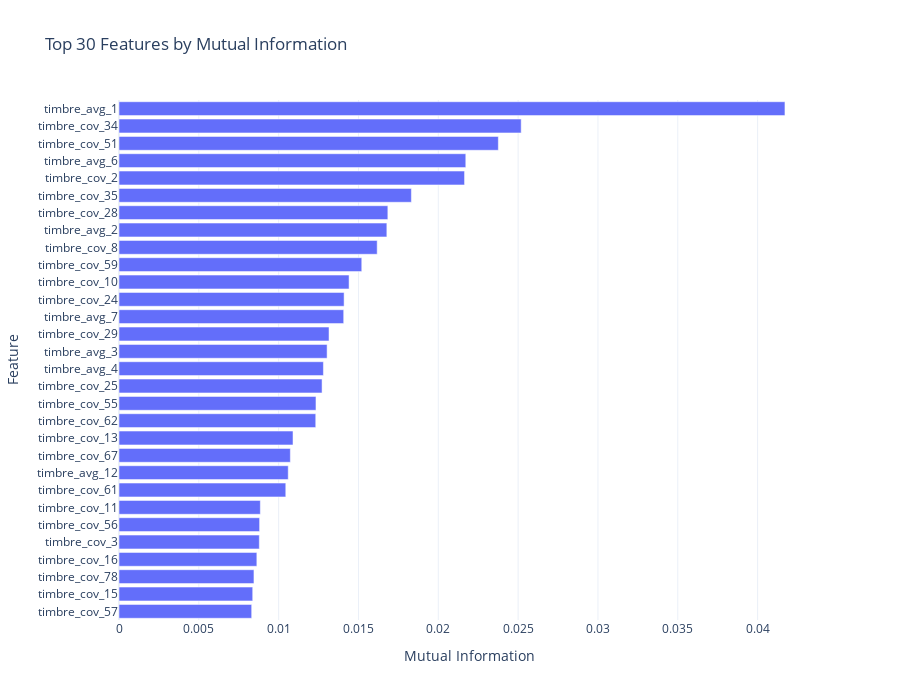

The cell this chart's notebook holds for it:
### Code cell
fig = px.bar(
    mi_df.head(30),
    x='mi_score', y='feature',
    orientation='h',
    title='Top 30 Features by Mutual Information',
    labels={'mi_score': 'Mutual Information', 'feature': 'Feature'}
)
fig.update_layout(template='plotly_white', height=700, yaxis={'categoryorder': 'total ascending'})
fig.write_html('reports/figures/15_mi_importance.html')
fig.show()

### Figure 1 — Plotly figure (JSON) as saved in the notebook; plotly's stock layout.template omitted (floating-point values rounded to 4 significant figures)
{"data": [{"hovertemplate": "Mutual Information=%{x}<br>Feature=%{y}<extra></extra>", "legendgroup": "", "marker": {"color": "#636efa", "pattern": {"shape": ""}}, "name": "", "orientation": "h", "showlegend": false, "textposition": "auto", "type": "bar", "x": [0.04171, 0.02519, 0.02376, 0.02172, 0.02164, 0.01831, 0.01684, 0.01678, 0.01617, 0.01521, 0.01441, 0.0141, 0.01408, 0.01316, 0.01303, 0.0128, 0.01272, 0.01234, 0.01232, 0.0109, 0.01073, 0.0106, 0.01045, 0.008853, 0.008807, 0.008789, 0.008635, 0.008453, 0.008375, 0.008311], "xaxis": "x", "y": ["timbre_avg_1", "timbre_cov_34", "timbre_cov_51", "timbre_avg_6", "timbre_cov_2", "timbre_cov_35", "timbre_cov_28", "timbre_avg_2", "timbre_cov_8", "timbre_cov_59", "timbre_cov_10", "timbre_cov_24", "timbre_avg_7", "timbre_cov_29", "timbre_avg_3", "timbre_avg_4", "timbre_cov_25", "timbre_cov_55", "timbre_cov_62", "timbre_cov_13", "timbre_cov_67", "timbre_avg_12", "timbre_cov_61", "timbre_cov_11", "timbre_cov_56", "timbre_cov_3", "timbre_cov_16", "timbre_cov_78", "timbre_cov_15", "timbre_cov_57"], "yaxis": "y"}], "layout": {"barmode": "relative", "height": 700, "legend": {"tracegroupgap": 0}, "title": {"text": "Top 30 Features by Mutual Information"}, "xaxis": {"anchor": "y", "domain": [0, 1], "title": {"text": "Mutual Information"}}, "yaxis": {"anchor": "x", "categoryorder": "total ascending", "domain": [0, 1], "title": {"text": "Feature"}}}}
